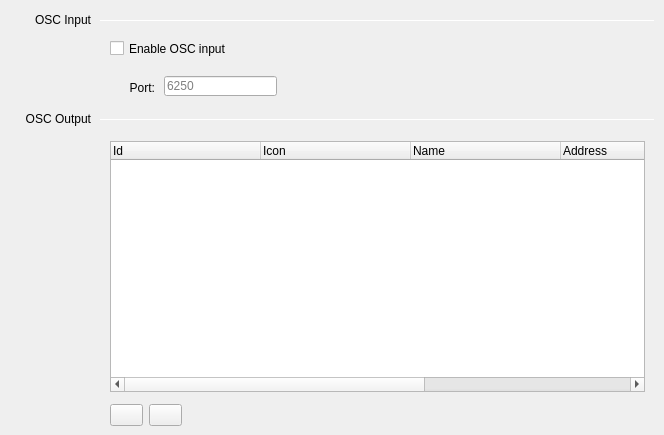
   <widget class="QWidget" name="tabOsc">
    <attribute name="title">
     <string>OSC</string>
    </attribute>
    <widget class="QLineEdit" name="lineEditOscInputPort">
     <property name="geometry">
      <rect>
       <x>164</x>
       <y>76</y>
       <width>113</width>
       <height>20</height>
      </rect>
     </property>
     <property name="focusPolicy">
      <enum>Qt::ClickFocus</enum>
     </property>
     <property name="text">
      <string/>
     </property>
     <property name="placeholderText">
      <string>6250</string>
     </property>
    </widget>
    <widget class="Line" name="lineOscInput">
     <property name="geometry">
      <rect>
       <x>100</x>
       <y>20</y>
       <width>555</width>
       <height>1</height>
      </rect>
     </property>
     <property name="orientation">
      <enum>Qt::Horizontal</enum>
     </property>
    </widget>
    <widget class="QLabel" name="labelOscInput">
     <property name="geometry">
      <rect>
       <x>10</x>
       <y>12</y>
       <width>81</width>
       <height>16</height>
      </rect>
     </property>
     <property name="text">
      <string>OSC Input</string>
     </property>
     <property name="alignment">
      <set>Qt::AlignRight|Qt::AlignTrailing|Qt::AlignVCenter</set>
     </property>
    </widget>
    <widget class="QLabel" name="labelOscPort">
     <property name="geometry">
      <rect>
       <x>104</x>
       <y>78</y>
       <width>51</width>
       <height>20</height>
      </rect>
     </property>
     <property name="text">
      <string>Port:</string>
     </property>
     <property name="alignment">
      <set>Qt::AlignRight|Qt::AlignTrailing|Qt::AlignVCenter</set>
     </property>
    </widget>
    <widget class="Line" name="lineOscOutput">
     <property name="geometry">
      <rect>
       <x>100</x>
       <y>119</y>
       <width>555</width>
       <height>1</height>
      </rect>
     </property>
     <property name="orientation">
      <enum>Qt::Horizontal</enum>
     </property>
    </widget>
    <widget class="QLabel" name="labelOscOutput">
     <property name="geometry">
      <rect>
       <x>10</x>
       <y>111</y>
       <width>81</width>
       <height>16</height>
      </rect>
     </property>
     <property name="text">
      <string>OSC Output</string>
     </property>
     <property name="alignment">
      <set>Qt::AlignRight|Qt::AlignTrailing|Qt::AlignVCenter</set>
     </property>
    </widget>
    <widget class="QTreeWidget" name="treeWidgetOscOutput">
     <property name="geometry">
      <rect>
       <x>110</x>
       <y>141</y>
       <width>535</width>
       <height>251</height>
      </rect>
     </property>
     <property name="rootIsDecorated">
      <bool>false</bool>
     </property>
     <property name="uniformRowHeights">
      <bool>true</bool>
     </property>
     <attribute name="headerDefaultSectionSize">
      <number>150</number>
     </attribute>
     <attribute name="headerShowSortIndicator" stdset="0">
      <bool>false</bool>
     </attribute>
     <column>
      <property name="text">
       <string>Id</string>
      </property>
     </column>
     <column>
      <property name="text">
       <string>Icon</string>
      </property>
     </column>
     <column>
      <property name="text">
       <string>Name</string>
      </property>
     </column>
     <column>
      <property name="text">
       <string>Address</string>
      </property>
     </column>
     <column>
      <property name="text">
       <string>Port</string>
      </property>
     </column>
     <column>
      <property name="text">
       <string>Description</string>
      </property>
     </column>
    </widget>
    <widget class="QToolButton" name="toolButtonAddOscOutput">
     <property name="geometry">
      <rect>
       <x>110</x>
       <y>404</y>
       <width>33</width>
       <height>22</height>
      </rect>
     </property>
     <property name="minimumSize">
      <size>
       <width>33</width>
       <height>22</height>
      </size>
     </property>
     <property name="font">
      <font>
       <weight>75</weight>
       <bold>true</bold>
      </font>
     </property>
     <property name="toolTip">
      <string>Add OSC Output</string>
     </property>
    </widget>
    <widget class="QToolButton" name="toolButtonRemoveOscOutput">
     <property name="geometry">
      <rect>
       <x>149</x>
       <y>404</y>
       <width>33</width>
       <height>22</height>
      </rect>
     </property>
     <property name="minimumSize">
      <size>
       <width>33</width>
       <height>22</height>
      </size>
     </property>
     <property name="font">
      <font>
       <weight>75</weight>
       <bold>true</bold>
      </font>
     </property>
     <property name="toolTip">
      <string>Remove OSC Output</string>
     </property>
    </widget>
    <widget class="QCheckBox" name="checkBoxEnableOscInput">
     <property name="geometry">
      <rect>
       <x>110</x>
       <y>40</y>
       <width>171</width>
       <height>17</height>
      </rect>
     </property>
     <property name="focusPolicy">
      <enum>Qt::NoFocus</enum>
     </property>
     <property name="text">
      <string>Enable OSC input</string>
     </property>
    </widget>
   </widget>
